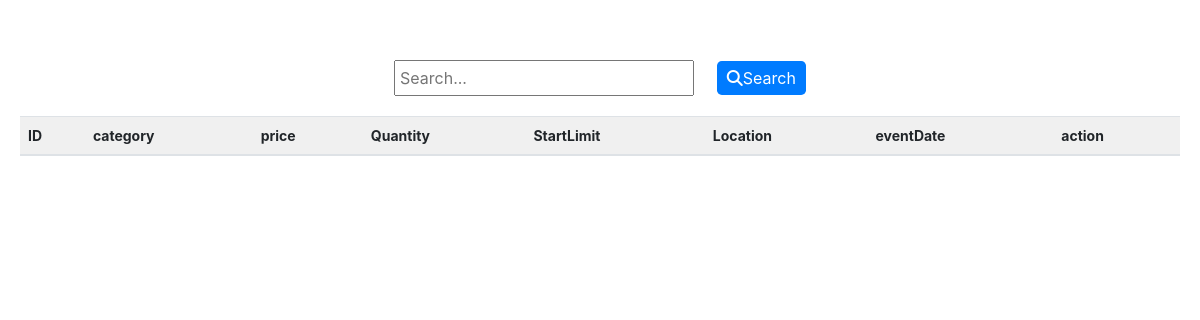
/Admin/pages/product.php (signed in), run on an earlier commit of the app's database.
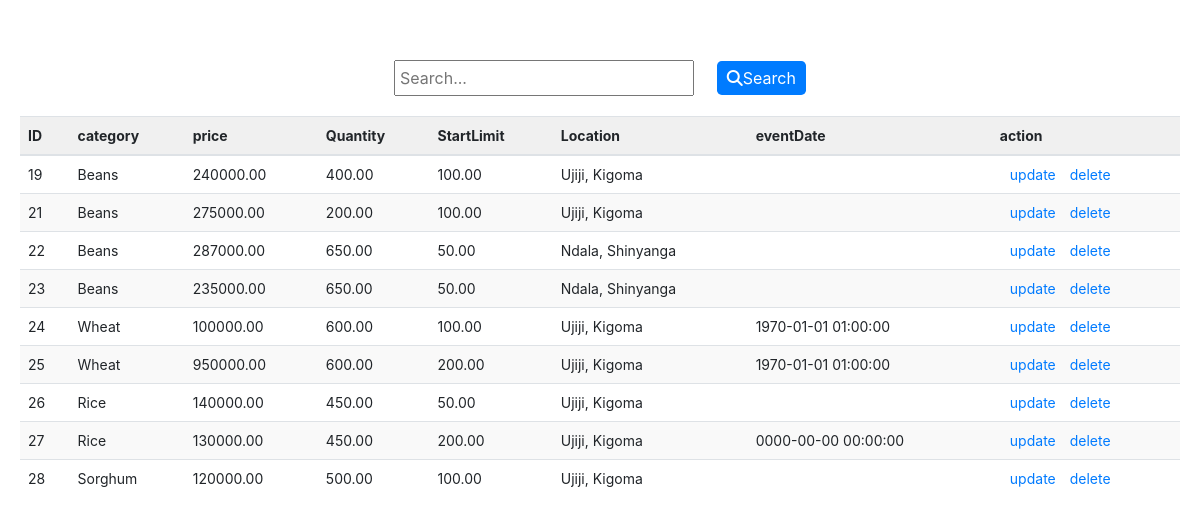
And on a later commit of the database.
### tables this page shows
CREATE TABLE `products` (
  `ID` int(11) NOT NULL,
  `Category` varchar(20) NOT NULL,
  `Price` decimal(10,2) NOT NULL,
  `Quantity` decimal(10,2) NOT NULL,
  `StartLimit` decimal(10,2) NOT NULL,
  `Location` text NOT NULL,
  `userRef` int(255) NOT NULL,
  `eventDate` datetime DEFAULT NULL
);

### Admin/pages/product.php (the view, shortened to what this page needs)
<!DOCTYPE html>
<html lang="en">
<head>
    <link rel="stylesheet" href="https://cdnjs.cloudflare.com/ajax/libs/font-awesome/6.2.1/css/all.min.css">
    <link rel="stylesheet" href="https://cdn.jsdelivr.net/npm/bootstrap@4.0.0/dist/css/bootstrap.min.css">
    <link rel="stylesheet" href="../css/product.css">
</head>
<body>
    <br>
    <div class="cointainer">
        <div class="title">
            <input type="text" class="search-input" placeholder="Search...">
            <button class="search-button">
                <i class="fas fa-search"></i>
                <span class="search-button-text">Search</span>
            </button>
        </div>
        <div class="tebo">
            <table class="table">
                <thead>
                    <tr class="t header">
                        <th>ID </th>
                        <th>category </th>
                        <th>price </th>
                        <th>Quantity </th>
                        <th>StartLimit </th>
                        <th>Location </th>
                        <th>eventDate </th>
                        <th>action </th>
                    </tr>
                </thead>
                <tbody id="userTableBody">
                    <?php
                    $stmt = $connection->prepare("SELECT*  FROM `products` WHERE 1");
                    $stmt->execute();
                    $allproducts = $stmt->get_result();
                    $products = array();
                    while ($row = $allproducts->fetch_assoc()) {
                        $products[] = $row;
                    }
                    foreach ($products as $products) :
                    ?>
                        <div class=" content">
                            <tr class="content-details">
                                <td><?= $products['ID'] ?></td>
                                <td><?= $products['Category'] ?></td>
                                <td><?= $products['Price'] ?></td>
                                <td><?= $products['Quantity'] ?></td>
                                <td><?= $products['StartLimit'] ?></td>
                                <td><?= $products['Location'] ?></td>
                                <td><?= $products['eventDate'] ?></td>
                                <td>
                                    <a href='../components/updateProduct.php?edit=<?php echo $products['ID'] ?>' class=" update">update</a>
                                    <a href='product.php?delete=<?php echo $products['ID'] ?>' class="delete">delete</a>
                                </td>
                            </tr>
                        </div>
                    <?php endforeach; ?>
                </tbody>
            </table>
        </div>
    </div>
</body>
</html>

### Admin/css/product.css (style rules this page uses)
* { margin: 0; padding: 0; box-sizing: border-box; }
body { padding: 20px; }
.title { display: flex; align-items: center; justify-content: center; margin-bottom: 20px; }
.search-input { flex: 1; max-width: 300px; margin-right: 10px; margin-top: 1rem; padding: 4px; }
.search-button { display: flex; align-items: center; padding: 5px 10px; background-color: #007bff; color: #fff; border: none; cursor: pointer; margin-left: 0.8rem; margin-top: 1rem; border-radius: 0.3rem; }
.table { font-size: 14px; border-collapse: collapse; width: 100%; }
.table th, .table td { padding: 8px; text-align: center; }
.table th { background-color: #f0f0f0; font-weight: bold; }
.table tr:nth-child(even) { background-color: #f9f9f9; }
.table td, .table th { text-align: justify; }
.update, .delete { text-decoration: none; color: #007bff; margin-left: 10px; }

What changed in the data, as far as the page shows it:
added products: ID "19", Category "Beans", Price "240000.00", Quantity "400.00", StartLimit "100.00", Location "Ujiji, Kigoma"
added products: ID "21", Category "Beans", Price "275000.00", Quantity "200.00", StartLimit "100.00", Location "Ujiji, Kigoma"
added products: ID "22", Category "Beans", Price "287000.00", Quantity "650.00", StartLimit "50.00", Location "Ndala, Shinyanga"
added products: ID "23", Category "Beans", Price "235000.00", Quantity "650.00", StartLimit "50.00", Location "Ndala, Shinyanga"
added products: ID "24", Category "Wheat", Price "100000.00", Quantity "600.00", StartLimit "100.00", Location "Ujiji, Kigoma", eventDate "1970-01-01 01:00:00"
added products: ID "25", Category "Wheat", Price "950000.00", Quantity "600.00", StartLimit "200.00", Location "Ujiji, Kigoma", eventDate "1970-01-01 01:00:00"
added products: ID "26", Category "Rice", Price "140000.00", Quantity "450.00", StartLimit "50.00", Location "Ujiji, Kigoma"
added products: ID "27", Category "Rice", Price "130000.00", Quantity "450.00", StartLimit "200.00", Location "Ujiji, Kigoma", eventDate "0000-00-00 00:00:00"
added products: ID "28", Category "Sorghum", Price "120000.00", Quantity "500.00", StartLimit "100.00", Location "Ujiji, Kigoma"
